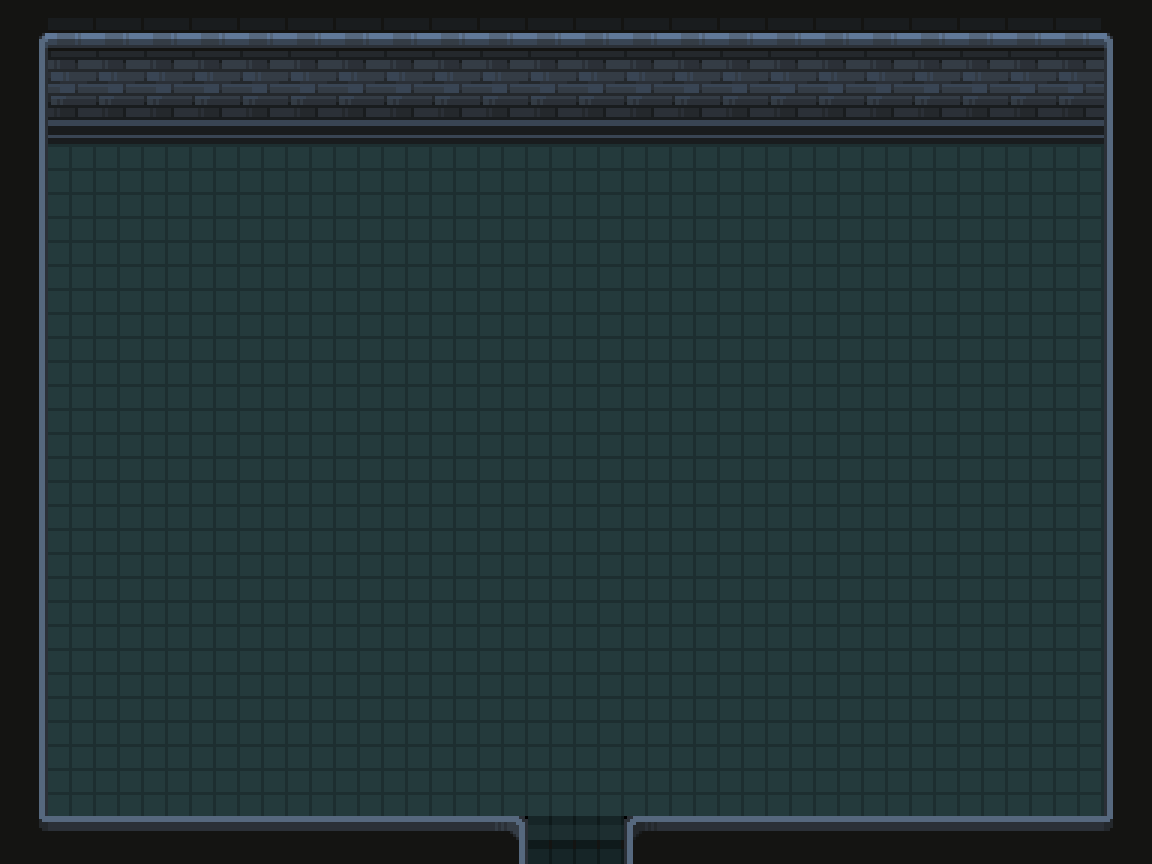

Tiled map render using the project's own tile images. Description and the whole map definition, tile-layer contents included, below:
An orthogonal 24x18 tile map with 48x48 px tiles, 2 tile layers (Touch up, Base layer) and 5 objects (4x wall, south door).

<map version="1.10" tiledversion="1.9.0" orientation="orthogonal" renderorder="right-down" width="24" height="18" tilewidth="48" tileheight="48" infinite="0" backgroundcolor="#000000" nextlayerid="7" nextobjectid="7">
 <tileset firstgid="1" name="PixelCrawlerDungeonEnvironment" tilewidth="48" tileheight="48" tilecount="625" columns="25">
  <image source="PixelCrawlerDungeonEnvironment.png" width="1200" height="1200" />
 </tileset>
 <layer id="6" name="Touch up" width="24" height="18">
  <data encoding="csv">
0,0,0,0,0,0,0,0,0,0,0,0,0,0,0,0,0,0,0,0,0,0,0,0,
0,0,0,0,0,0,0,0,0,0,0,0,0,0,0,0,0,0,0,0,0,0,0,0,
0,0,0,0,0,0,0,0,0,0,0,0,0,0,0,0,0,0,0,0,0,0,0,0,
0,0,0,0,0,0,0,0,0,0,0,0,0,0,0,0,0,0,0,0,0,0,0,0,
0,0,0,0,0,0,0,0,0,0,0,0,0,0,0,0,0,0,0,0,0,0,0,0,
0,0,0,0,0,0,0,0,0,0,0,0,0,0,0,0,0,0,0,0,0,0,0,0,
0,0,0,0,0,0,0,0,0,0,0,0,0,0,0,0,0,0,0,0,0,0,0,0,
0,0,0,0,0,0,0,0,0,0,0,0,0,0,0,0,0,0,0,0,0,0,0,0,
0,0,0,0,0,0,0,0,0,0,0,0,0,0,0,0,0,0,0,0,0,0,0,0,
0,0,0,0,0,0,0,0,0,0,0,0,0,0,0,0,0,0,0,0,0,0,0,0,
0,0,0,0,0,0,0,0,0,0,0,0,0,0,0,0,0,0,0,0,0,0,0,0,
0,0,0,0,0,0,0,0,0,0,0,0,0,0,0,0,0,0,0,0,0,0,0,0,
0,0,0,0,0,0,0,0,0,0,0,0,0,0,0,0,0,0,0,0,0,0,0,0,
0,0,0,0,0,0,0,0,0,0,0,0,0,0,0,0,0,0,0,0,0,0,0,0,
0,0,0,0,0,0,0,0,0,0,0,0,0,0,0,0,0,0,0,0,0,0,0,0,
0,0,0,0,0,0,0,0,0,0,0,0,0,0,0,0,0,0,0,0,0,0,0,0,
0,0,0,0,0,0,0,0,0,0,0,0,0,0,0,0,0,0,0,0,0,0,0,0,
0,0,0,0,0,0,0,0,0,0,0,0,0,0,0,0,0,0,0,0,0,0,0,0
</data>
 </layer>
 <layer id="2" name="Base layer" width="24" height="18">
  <data encoding="csv">
104,2,2,2,2,2,2,2,2,2,2,2,2,2,2,2,2,2,2,2,2,2,2,105,
129,27,27,27,27,27,27,27,27,27,27,27,27,27,27,27,27,27,27,27,27,27,27,130,
129,52,52,52,52,52,52,52,52,52,52,52,52,52,52,52,52,52,52,52,52,52,52,130,
129,31,31,31,31,31,31,31,31,31,31,31,31,31,31,31,31,31,31,31,31,31,31,130,
129,31,31,31,31,31,31,31,31,31,31,31,31,31,31,31,31,31,31,31,31,31,31,130,
129,31,31,31,31,31,31,31,31,31,31,31,31,31,31,31,31,31,31,31,31,31,31,130,
129,31,31,31,31,31,31,31,31,31,31,31,31,31,31,31,31,31,31,31,31,31,31,130,
129,31,31,31,31,31,31,31,31,31,31,31,31,31,31,31,31,31,31,31,31,31,31,130,
129,31,31,31,31,31,31,31,31,31,31,31,31,31,31,31,31,31,31,31,31,31,31,130,
129,31,31,31,31,31,31,31,31,31,31,31,31,31,31,31,31,31,31,31,31,31,31,130,
129,31,31,31,31,31,31,31,31,31,31,31,31,31,31,31,31,31,31,31,31,31,31,130,
129,31,31,31,31,31,31,31,31,31,31,31,31,31,31,31,31,31,31,31,31,31,31,130,
129,31,31,31,31,31,31,31,31,31,31,31,31,31,31,31,31,31,31,31,31,31,31,130,
129,31,31,31,31,31,31,31,31,31,31,31,31,31,31,31,31,31,31,31,31,31,31,130,
129,31,31,31,31,31,31,31,31,31,31,31,31,31,31,31,31,31,31,31,31,31,31,130,
129,31,31,31,31,31,31,31,31,31,31,31,31,31,31,31,31,31,31,31,31,31,31,130,
129,31,31,31,31,31,31,31,31,31,31,31,31,31,31,31,31,31,31,31,31,31,31,130,
154,77,77,77,77,77,77,77,77,77,78,206,207,76,77,77,77,77,77,77,77,77,77,155
</data>
 </layer>
 <objectgroup id="5" name="Object Layer 1">
  <object id="1" type="wall" x="1103" y="9" width="46" height="854" />
  <object id="2" type="wall" x="3" y="4" width="1144" height="93" />
  <object id="3" type="wall" x="-2" y="4" width="49" height="859" />
  <object id="4" type="wall" x="-3" y="814" width="1150" height="51" />
  <object id="6" type="south door" x="522.929" y="806.502" width="105.282" height="58.4981" />
 </objectgroup>
</map>
